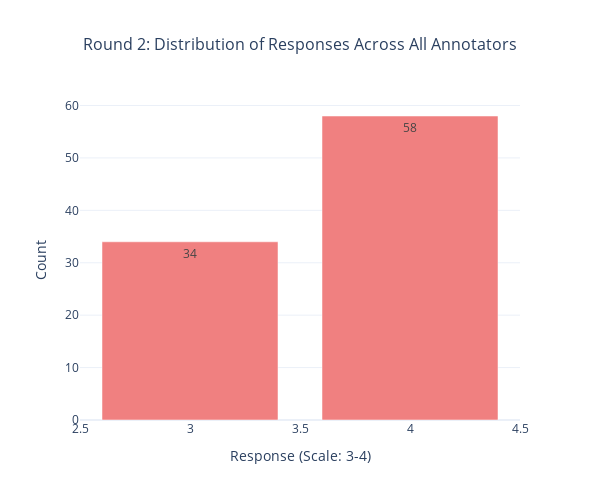

This figure's notebook cell:
### Code cell
# 5. Round 2 Response Distribution
print("5. Round 2: Response Distribution")

r2_dist = round_2.stack().value_counts()
fig5 = go.Figure(data=go.Bar(x=r2_dist.index, y=r2_dist.values, text=r2_dist.values, textposition="auto", marker_color="lightcoral"))

fig5.update_layout(title={"text": "Round 2: Distribution of Responses Across All Annotators", "x": 0.5, "font": {"size": 16}}, xaxis_title="Response (Scale: 3-4)", yaxis_title="Count", height=500, width=600)

fig5.show()

### Figure 1 — Plotly figure (JSON) as saved in the notebook; plotly's stock layout.template omitted (floating-point values rounded to 4 significant figures)
{"data": [{"marker": {"color": "lightcoral"}, "text": [58.0, 34.0], "textposition": "auto", "type": "bar", "x": [4, 3], "y": [58, 34]}], "layout": {"height": 500, "title": {"font": {"size": 16}, "text": "Round 2: Distribution of Responses Across All Annotators", "x": 0.5}, "width": 600, "xaxis": {"title": {"text": "Response (Scale: 3-4)"}}, "yaxis": {"title": {"text": "Count"}}}}
